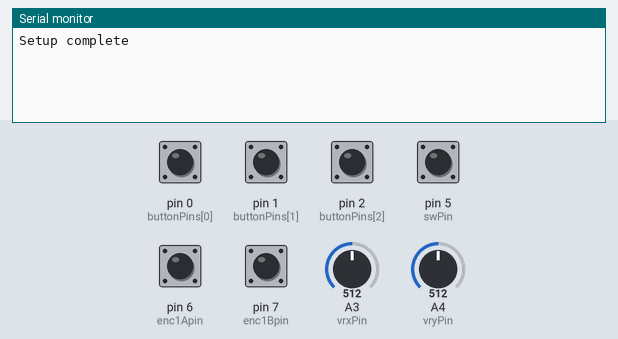
Recording of a sketch running on a simulated Arduino Leonardo, built with avr-gcc and run on an emulated ATmega32U4. Parts: the last lines printed to the serial monitor. The inputs (shaded band) are chosen by the test bench; at power-on: pin 0 (buttonPins[0]), pin 1 (buttonPins[1]), pin 2 (buttonPins[2]), pin 5 (swPin), pin 6 (enc1Apin), pin 7 (enc1Bpin) HIGH, A3 (vrxPin) = 512, A4 (vryPin) = 512. USB keyboard and mouse output is not drawn.

Above: at 1.2 s.
1.3 s: pin 0 (buttonPins[0]) pulled LOW for 0.15 s
At 2.3 s:
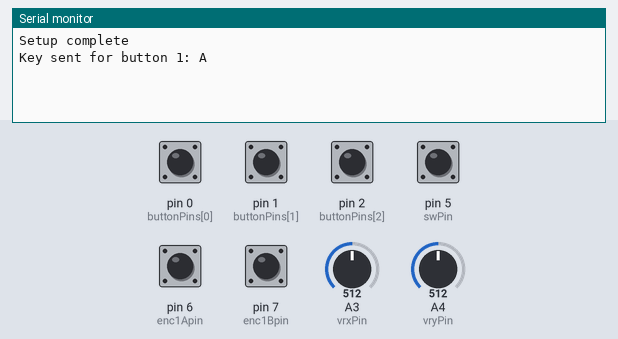
2.9 s: pin 1 (buttonPins[1]) pulled LOW for 0.15 s
At 3.8 s:
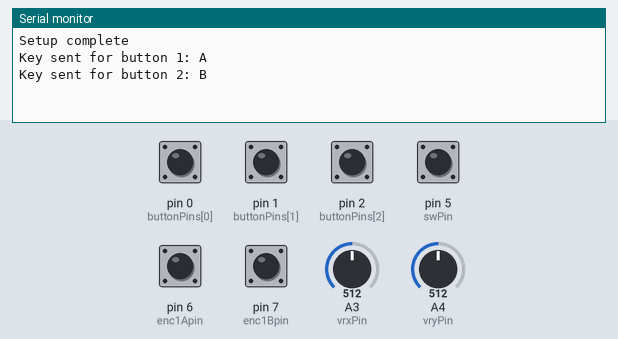
4.5 s: pin 2 (buttonPins[2]) pulled LOW for 0.15 s
At 4.9 s:
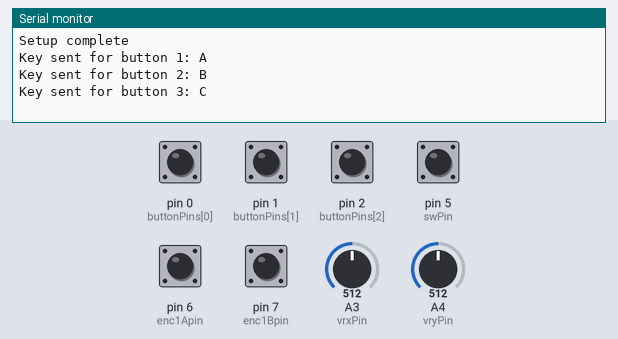
6.1 s: pin 7 (enc1Bpin) pulled LOW for 0.15 s
At 6.9 s:
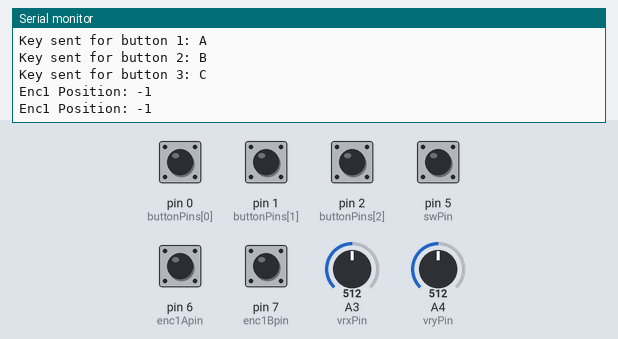
7.7 s: pin 7 (enc1Bpin) pulled LOW for 1 s
At 9.2 s:
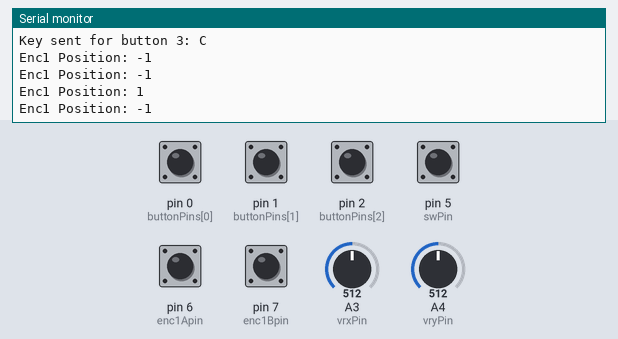

The sketch:

USBHIDConfigurator.ino
```cpp
#include "Keyboard.h"
#include "Mouse.h"

const int buttonPins[] = {0, 1, 2}; // モーメンタリースイッチを接続するピン番号
char keysToSend[] = {'A', 'B', 'C'}; // 各ボタンに対応するデフォルトキー

const int vrxPin = A3; // アナログジョイスティックX軸
const int vryPin = A4; // アナログジョイスティックY軸
const int swPin = 5; // ジョイスティックスイッチ

const int enc1Apin = 6; // エンコーダ1のAピン
const int enc1Bpin = 7; // エンコーダ1のBピン
const int enc2Apin = 8; // エンコーダ2のAピン
const int enc2Bpin = 9; // エンコーダ2のBピン

volatile int enc1Pos = 0;
volatile bool enc1Updated = false;
volatile int enc2Pos = 0;
volatile bool enc2Updated = false;

String buttonConfigs[3] = {"A", "B", "C"}; // ボタンの設定を保存する配列
String wheelConfigs[2] = {"Scroll1", "Scroll2"}; // スクロールホイールの設定を保存する配列

void setup() {
  for (int i = 0; i < 3; i++) {
    pinMode(buttonPins[i], INPUT_PULLUP);
  }
  pinMode(swPin, INPUT_PULLUP);
  pinMode(enc1Apin, INPUT_PULLUP);
  pinMode(enc1Bpin, INPUT_PULLUP);
  pinMode(enc2Apin, INPUT_PULLUP);
  pinMode(enc2Bpin, INPUT_PULLUP);

  attachInterrupt(digitalPinToInterrupt(enc1Apin), updateEnc1, CHANGE);
  attachInterrupt(digitalPinToInterrupt(enc1Bpin), updateEnc1, CHANGE);
  attachInterrupt(digitalPinToInterrupt(enc2Apin), updateEnc2, CHANGE);
  attachInterrupt(digitalPinToInterrupt(enc2Bpin), updateEnc2, CHANGE);

  Keyboard.begin();
  Mouse.begin();
  Serial.begin(115200);
  Serial.println("Setup complete");
}

void loop() {
  // 各ボタンの状態をチェックして対応するキーを送信
  for (int i = 0; i < 3; i++) {
    int buttonState = digitalRead(buttonPins[i]);
    if (buttonState == LOW) {
      sendKey(buttonConfigs[i]);
      Serial.print("Key sent for button ");
      Serial.print(i + 1);
      Serial.print(": ");
      Serial.println(buttonConfigs[i]);
      delay(50); // デバウンス用の遅延
      while (digitalRead(buttonPins[i]) == LOW) {
        delay(10); // ボタンが放されるまで待機
      }
      Keyboard.release(buttonConfigs[i].charAt(0));
    }
  }

  // ジョイスティックのアナログ入力を読み取る
  int vrxValue = analogRead(vrxPin);
  int vryValue = analogRead(vryPin);

  // デッドゾーンを設定
  const int deadZone = 34; // ニュートラル位置の5%範囲（0-1023のうち）
  if (abs(vrxValue - 512) < deadZone) {
    vrxValue = 512;
  }
  if (abs(vryValue - 512) < deadZone) {
    vryValue = 512;
  }

  // アナログ値をマウスの移動量に変換
  int moveX = map(vrxValue, 0, 1023, -10, 10);
  int moveY = map(vryValue, 0, 1023, -10, 10);

  // マウスを移動
  if (moveX != 0 || moveY != 0) {
    Mouse.move(moveX, -moveY); // y軸は反転させる
  }

  // ジョイスティックの押下をチェック
  int swState = digitalRead(swPin);
  if (swState == LOW) {
    Mouse.press(MOUSE_LEFT); // スイッチ押下で左クリック
  } else {
    Mouse.release(MOUSE_LEFT);
  }

  // ロータリーエンコーダの値をシリアルモニタに表示
  if (enc1Updated) {
    Serial.print("Enc1 Position: ");
    Serial.println(enc1Pos);
    enc1Updated = false;

    // 縦スクロール
    sendScroll(enc1Pos, wheelConfigs[0]); // 縦スクロール
    enc1Pos = 0; // リセット
  }

  if (enc2Updated) {
    Serial.print("Enc2 Position: ");
    Serial.println(enc2Pos);
    enc2Updated = false;

    // 横スクロール
    sendScroll(enc2Pos, wheelConfigs[1]); // 横スクロール
    enc2Pos = 0; // リセット
  }

  delay(10); // 感度を調整
}

void updateEnc1() {
  static bool lastStateA = LOW;
  static bool lastStateB = LOW;
  bool currentStateA = digitalRead(enc1Apin);
  bool currentStateB = digitalRead(enc1Bpin);

  if (currentStateA != lastStateA || currentStateB != lastStateB) {
    if (currentStateA == lastStateB) {
      enc1Pos++;
    } else {
      enc1Pos--;
    }
    lastStateA = currentStateA;
    lastStateB = currentStateB;
    enc1Updated = true;
  }
}

void updateEnc2() {
  static bool lastStateA = LOW;
  static bool lastStateB = LOW;
  bool currentStateA = digitalRead(enc2Apin);
  bool currentStateB = digitalRead(enc2Bpin);

  if (currentStateA != lastStateA || currentStateB != lastStateB) {
    if (currentStateA == lastStateB) {
      enc2Pos++;
    } else {
      enc2Pos--;
    }
    lastStateA = currentStateA;
    lastStateB = currentStateB;
    enc2Updated = true;
  }
}

void sendKey(String key) {
  if (key.length() > 0) {
    Keyboard.press(key.charAt(0));
    delay(100);
    Keyboard.release(key.charAt(0));
  }
}

void sendScroll(int delta, String config) {
  if (config.startsWith("Shift+")) {
    Keyboard.press(KEY_LEFT_SHIFT);
    if (config.endsWith("スクロール1")) {
      // TODO
    } else if (config.endsWith("スクロール2")) {
      Mouse.move(delta, 0);
    }
    Keyboard.release(KEY_LEFT_SHIFT);
  } else {
    if (config == "スクロール1") {
      // TODO
    } else if (config == "スクロール2") {
      Mouse.move(delta, 0);
    }
  }
}

void parseConfig(String configString) {
  int index = configString.indexOf("B1:");
  if (index != -1) {
    int endIndex = configString.indexOf(";", index);
    buttonConfigs[0] = configString.substring(index + 3, endIndex);
  }

  index = configString.indexOf("B2:");
  if (index != -1) {
    int endIndex = configString.indexOf(";", index);
    buttonConfigs[1] = configString.substring(index + 3, endIndex);
  }

  index = configString.indexOf("B3:");
  if (index != -1) {
    int endIndex = configString.indexOf(";", index);
    buttonConfigs[2] = configString.substring(index + 3, endIndex);
  }

  index = configString.indexOf("W1:");
  if (index != -1) {
    int endIndex = configString.indexOf(";", index);
    wheelConfigs[0] = configString.substring(index + 3, endIndex);
  }

  index = configString.indexOf("W2:");
  if (index != -1) {
    int endIndex = configString.indexOf(";", index);
    wheelConfigs[1] = configString.substring(index + 3, endIndex);
  }
}
```

Measured:
- after the input at 1.3 s, the serial monitor: prints a new line after 0.10 s (image 1)
- after the input at 2.9 s, the serial monitor: prints a new line after 0.11 s (image 2)
- after the input at 4.5 s, the serial monitor: prints a new line after 0.11 s (image 3)
- after the input at 6.1 s, the serial monitor: prints a new line at once (image 4)
- after the input at 7.7 s, the serial monitor: prints a new line at once (image 5)
